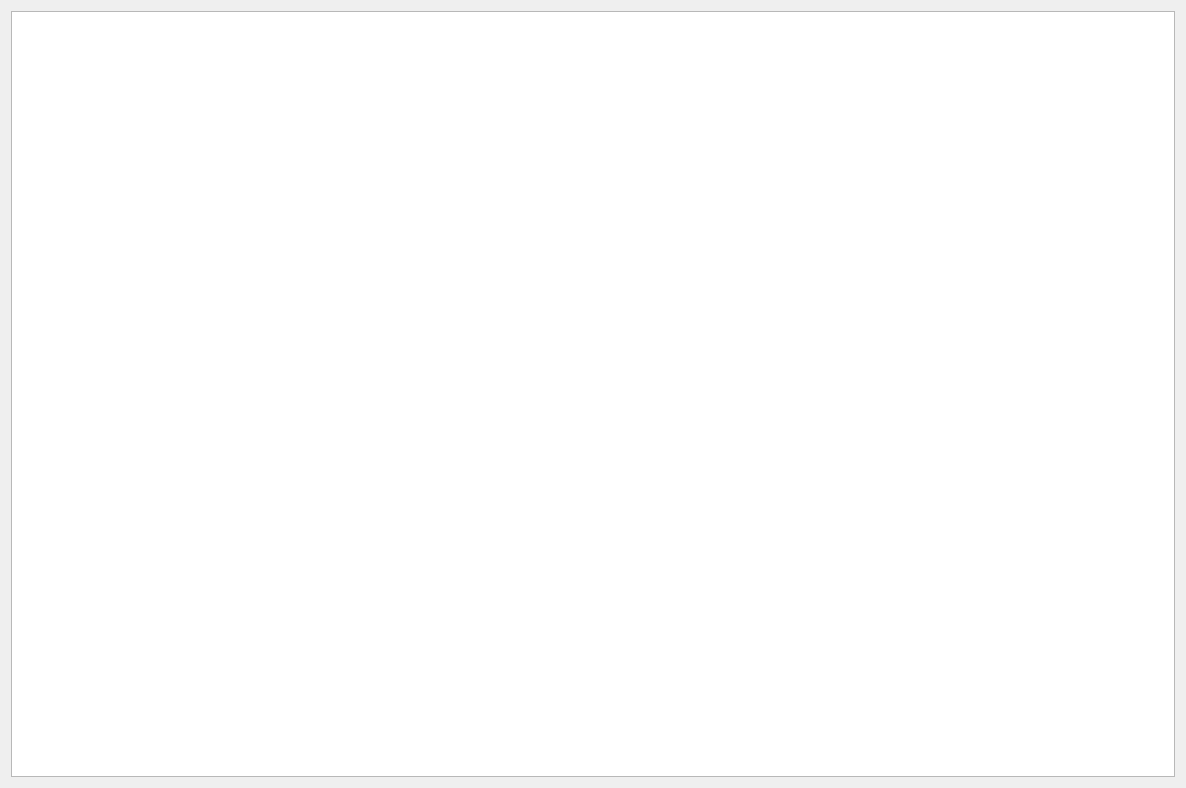
<?xml version="1.0" encoding="UTF-8"?>
<ui version="4.0">
 <class>Form</class>
 <widget class="QWidget" name="Form">
  <property name="geometry">
   <rect>
    <x>0</x>
    <y>0</y>
    <width>1186</width>
    <height>788</height>
   </rect>
  </property>
  <property name="minimumSize">
   <size>
    <width>300</width>
    <height>300</height>
   </size>
  </property>
  <property name="windowTitle">
   <string>Form</string>
  </property>
  <layout class="QVBoxLayout" name="verticalLayout">
   <item>
    <widget class="QGraphicsView" name="Big_Picture"/>
   </item>
  </layout>
 </widget>
 <resources/>
 <connections/>
</ui>
